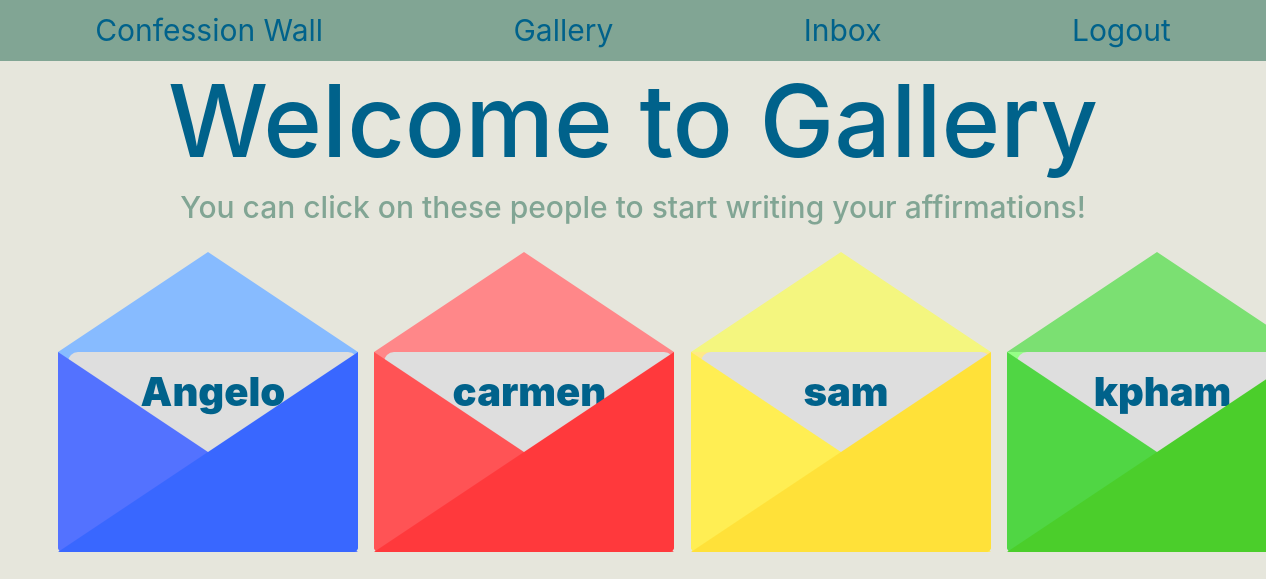
Page /gallery (signed in) on the committed database.
### app_folder/models.py (models this page shows, shortened)
class User(UserMixin, db.Model):
    id = db.Column(db.Integer, primary_key=True)
    username = db.Column(db.String(64), index=True, unique=True)
    family = db.Column(db.String(64), nullable=False)
    password_hash = db.Column(db.String(128))
    messages = db.relationship("Message", uselist=False, backref="user")

### app_folder/routes.py (the view)
@app.route("/gallery")
@login_required
def gallery():
    Alluser = User.query.all()
    return render_template('gallery.html', title="Gallery", Alluser=Alluser)

### app_folder/routes.py (called while the page is built)
@login.user_loader
def load_user(user_id):
    return User.query.get(int(user_id))

### app_folder/templates/gallery.html (shortened to what this page needs)
{% extends "base.html" %}
{% block gallery %}
    <h1 class="center"> Welcome to Gallery</h1>
<div class="center">
    <h4> You can click on these people to start writing your affirmations!</h4>
</div>
<div id="galleryBoard" class="container-fluid">
    <div class="row">
        <div class="col-md-3">
           <div>
            {% for i in range(0,Alluser|length,4 ) %}
                <a href="/user/{{Alluser[i].username}}">
                    {% if Alluser[i].family == 'Blue' %}
                        <div class="mailGalleryBlue">
                            <div class="letterGallery"> <h1> {{Alluser[i].username}}</h1></div>
                        </div>
                    {% elif Alluser[i].family == 'Red' %}
                        <div class="mailGalleryRed">
                            <div class="coverGalleryRed"></div>
                            <div class="letterGalleryRed"> <h1> {{Alluser[i].username}}</h1></div>
                        </div>
                    {% elif Alluser[i].family == "Yellow" %}
                        <div class="mailGalleryYellow">
                            <div class="coverGalleryYellow"></div>
                            <div class="letterGallery"> <h1> {{Alluser[i].username}}</h1></div>
                        </div>
                    {% elif Alluser[i].family == "Green" %}
                        <div class="mailGalleryGreen">
                            <div class="coverGalleryGreen"></div>
                            <div class="letterGallery"> <h1> {{Alluser[i].username}}</h1></div>
                        </div>
                    {% endif %}
                </a>
            {% endfor %}
        </div>
        </div>
        <div class="col-md-3">
                <div>
                    {% for i in range(0,Alluser|length,4 ) %}
                        {% if i < (Alluser|length - 2) %}
                        <a href="/user/{{Alluser[i+1].username}}">
                            {% if Alluser[i+1].family == 'Blue' %}
                                <div class="mailGalleryBlue">
                                    <div class="coverGalleryBlue"></div>
                                    <div class="letterGallery"> <h1> {{Alluser[i+1].username}}</h1></div>
                                </div>
                            {% elif Alluser[i+1].family == 'Red' %}
                                <div class="mailGalleryRed">
                                    <div class="letterGallery"> <h1> {{Alluser[i+1].username}}</h1></div>
                                </div>
                            {% elif Alluser[i+1].family == "Yellow" %}
                                <div class="mailGalleryYellow">
                                    <div class="coverGalleryYellow"></div>
                                    <div class="letterGallery"> <h1> {{Alluser[i+1].username}}</h1></div>
                                </div>
                            {% elif Alluser[i+1].family == "Green" %}
                                <div class="mailGalleryGreen">
                                    <div class="coverGalleryGreen"></div>
                                    <div class="letterGallery"> <h1> {{Alluser[i+1].username}}</h1></div>
                                </div>
                            {% endif %}
                        {% endif %}
                    </a>
                    {% endfor %}
                </div>
        </div>
        <div class="col-md-3">
                {% for i in range(0,Alluser|length,4 ) %}
                    {% if i < (Alluser|length - 2) %}
                    <a href="/user/{{Alluser[i+2].username}}">
                        {% if Alluser[i+2].family == 'Blue' %}
                            <div class="mailGalleryBlue">
                                <div class="coverGalleryBlue"></div>
                                <div class="letterGallery"> <h1> {{Alluser[i+2].username}}</h1></div>
                            </div>
                        {% elif Alluser[i+2].family == 'Red' %}
                            <div class="mailGalleryRed">
                                <div class="coverGalleryRed"></div>
                                <div class="letterGallery"> <h1> {{Alluser[i+2].username}}</h1></div>
                            </div>
                        {% elif Alluser[i+2].family == "Yellow" %}
                            <div class="mailGalleryYellow">
                                <div class="letterGallery"> <h1> {{Alluser[i+2].username}}</h1></div>
                            </div>
                        {% elif Alluser[i+2].family == "Green" %}
                            <div class="mailGalleryGreen">
                                <div class="coverGalleryGreen"></div>
                                <div class="letterGallery"> <h1> {{Alluser[i+2].username}}</h1></div>
                            </div>
                        {% endif %}
                    {% endif %}
                </a>
                {% endfor %}
        </div>
        <div class="col-md-3">
            {% for i in range(0,Alluser|length,4 ) %}
                {% if i < (Alluser|length - 3) %}
                <a href="/user/{{Alluser[i+3].username}}">
                    {% if Alluser[i+3].family == 'Blue' %}
                        <div class="mailGalleryBlue">
                            <div class="coverGalleryBlue"></div>
                            <div class="letterGallery"> <h1> {{Alluser[i+3].username}}</h1></div>
                        </div>
                    {% elif Alluser[i+3].family == 'Red' %}
                        <div class="mailGalleryRed">
                            <div class="coverGalleryRed"></div>
                            <div class="letterGalleryRed"> <h1> {{Alluser[i+3].username}}</h1></div>
                        </div>
                    {% elif Alluser[i+3].family == "Yellow" %}
                        <div class="mailGalleryYellow">
                            <div class="coverGalleryYellow"></div>
                            <div class="letterGallery"> <h1> {{Alluser[i+3].username}}</h1></div>
                        </div>
                    {% elif Alluser[i+3].family == "Green" %}
                        <div class="mailGalleryGreen">
                            <div class="letterGallery"> <h1> {{Alluser[i+3].username}}</h1></div>
                        </div>
                    {% endif %}
                {% endif %}
            </a>
            {% endfor %}
        </div>
    </div>
</div>
{% endblock %}

### app_folder/static/styles/base.css (style rules this page uses)
body { background-color: #E6E6DC; font-size: 10px }
h1 { color: #00628B; font-size: 10em; }
h4 { color: #81A594; font-size: 3em; }
a { color: #00628B; }
.center { text-align: center; }

### app_folder/static/styles/envelope.css (style rules this page uses)
* { margin: 0; padding: 0; }

### app_folder/static/styles/gallery.css (style rules this page uses)
#galleryBoard { margin-top: 10% }
.letterGallery h1 { position: absolute; top: 20%; left: 50%; transform: translate(-50%,-50%); font-size: 4em; color: #00628B; font-weight: 900; }
.letterGallery { position: absolute; z-index: 3; top: 0px; left: 10px; background: #dedede; width: 290px; height: 200px; border-radius: 10px; transition: all 1s ease; }
.mailGalleryRed { width: 300px; height: 200px; background: #ff8789; position: relative; transform-style: preserve-3d; border-bottom-left-radius: 10px; border-bottom-right-radius: 10px; cursor: pointer; text-align:center; margin-bottom: 40%; left: 15%; transition: all .2s ease; }
.mailGalleryRed:before { content: ''; position: absolute; top: 0; right: 0; border-left: 150px solid Transparent; border-right: 150px solid #ff393c; border-top: 100px solid Transparent; border-bottom: 100px solid #ff393c; z-index: 5; border-bottom-right-radius: 5px; }
.mailGalleryRed:after { content: ''; position: absolute; top: 0; left: 0; border-left: 150px solid #ff5355; border-right: 150px solid Transparent; border-top: 100px solid Transparent; border-bottom: 100px solid #ff5355; z-index: 4; border-bottom-left-radius: 5px; }
.mailGalleryYellow { width: 300px; height: 200px; background: #ffe987; position: relative; transform-style: preserve-3d; border-bottom-left-radius: 10px; border-bottom-right-radius: 10px; cursor: pointer; text-align:center; margin-bottom: 40%; left: 15%; transition: all .2s ease; }
.mailGalleryYellow:before { content: ''; position: absolute; top: 0; right: 0; border-left: 150px solid Transparent; border-right: 150px solid #ffe139; border-top: 100px solid Transparent; border-bottom: 100px solid #ffe139; z-index: 5; border-bottom-right-radius: 5px; }
.mailGalleryYellow:after { content: ''; position: absolute; top: 0; left: 0; border-left: 150px solid #ffee53; border-right: 150px solid Transparent; border-top: 100px solid Transparent; border-bottom: 100px solid #ffee53; z-index: 4; border-bottom-left-radius: 5px; }
.mailGalleryBlue { width: 300px; height: 200px; background: #87bbff; position: relative; transform-style: preserve-3d; border-bottom-left-radius: 10px; border-bottom-right-radius: 10px; cursor: pointer; text-align:center; margin-bottom: 40%; left: 15%; transition: all .2s ease; }
.mailGalleryBlue:before { content: ''; position: absolute; top: 0; right: 0; border-left: 150px solid Transparent; border-right: 150px solid #3967ff; border-top: 100px solid Transparent; border-bottom: 100px solid #3967ff; z-index: 5; border-bottom-right-radius: 5px; }
.mailGalleryBlue:after { content: ''; position: absolute; top: 0; left: 0; border-left: 150px solid #5372ff; border-right: 150px solid Transparent; border-top: 100px solid Transparent; border-bottom: 100px solid #5372ff; z-index: 4; border-bottom-left-radius: 5px; }
.mailGalleryGreen { width: 300px; height: 200px; background: #95ff87; position: relative; transform-style: preserve-3d; border-bottom-left-radius: 10px; border-bottom-right-radius: 10px; cursor: pointer; text-align:center; margin-bottom: 40%; left: 15%; transition: all .2s ease; }
.mailGalleryGreen:before { content: ''; position: absolute; top: 0; right: 0; border-left: 150px solid Transparent; border-right: 150px solid #4bce2b; border-top: 100px solid Transparent; border-bottom: 100px solid #4bce2b; z-index: 5; border-bottom-right-radius: 5px; }
.mailGalleryGreen:after { content: ''; position: absolute; top: 0; left: 0; border-left: 150px solid #50d644; border-right: 150px solid Transparent; border-top: 100px solid Transparent; border-bottom: 100px solid #50d644; z-index: 4; border-bottom-left-radius: 5px; }

### rows in the picture
User: username "Angelo"
User: username "carmen"
User: username "sam"
User: username "kpham"
